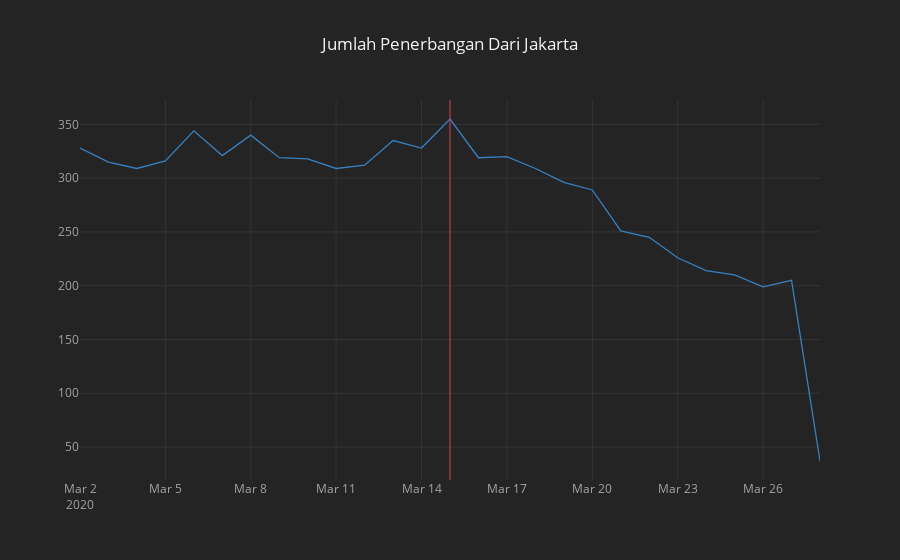

Notebook code cell kept with this figure:
### Code cell
# line chart berdasarkan waktu
# tanggal 15 Maret 2020 merupakan hari dimana pemerintah menghimbau untuk social distancing
df_waktu.iplot(mode='lines',
               x='date',
               y='total_aircraft', vline='2020-03-15',
               color='blue', theme='henanigans',
               title='Jumlah Penerbangan Dari Jakarta')

### Figure 1 — Plotly figure (JSON) as saved in the notebook; plotly's stock layout.template omitted (floating-point values rounded to 4 significant figures)
{"data": [{"line": {"color": "rgba(55, 128, 191, 1.0)", "dash": "solid", "shape": "linear", "width": 1.3}, "mode": "lines", "name": "total_aircraft", "text": "", "type": "scatter", "x": ["2020-03-02", "2020-03-03", "2020-03-04", "2020-03-05", "2020-03-06", "2020-03-07", "2020-03-08", "2020-03-09", "2020-03-10", "2020-03-11", "2020-03-12", "2020-03-13", "2020-03-14", "2020-03-15", "2020-03-16", "2020-03-17", "2020-03-18", "2020-03-19", "2020-03-20", "2020-03-21", "2020-03-22", "2020-03-23", "2020-03-24", "2020-03-25", "2020-03-26", "2020-03-27", "2020-03-28"], "y": [328, 315, 309, 316, 344, 321, 340, 319, 318, 309, 312, 335, 328, 355, 319, 320, 309, 296, 289, 251, 245, 226, 214, 210, 199, 205, 37]}], "layout": {"legend": {"bgcolor": "#242424", "font": {"color": "#F4F4F4"}}, "paper_bgcolor": "#242424", "plot_bgcolor": "#242424", "shapes": [{"line": {"color": "#db4052", "dash": "solid", "width": 1}, "type": "line", "x0": "2020-03-15", "x1": "2020-03-15", "xref": "x", "y0": 0, "y1": 1, "yref": "paper"}], "title": "Jumlah Penerbangan Dari Jakarta", "titlefont": {"color": "#F4F4F4"}, "xaxis": {"gridcolor": "#343434", "showgrid": true, "tickfont": {"color": "#A4A4A4"}, "title": "", "titlefont": {"color": "#A4A4A4"}, "zerolinecolor": "#444444"}, "yaxis": {"gridcolor": "#343434", "showgrid": true, "tickfont": {"color": "#A4A4A4"}, "title": "", "titlefont": {"color": "#A4A4A4"}, "zerolinecolor": "#444444"}}}
